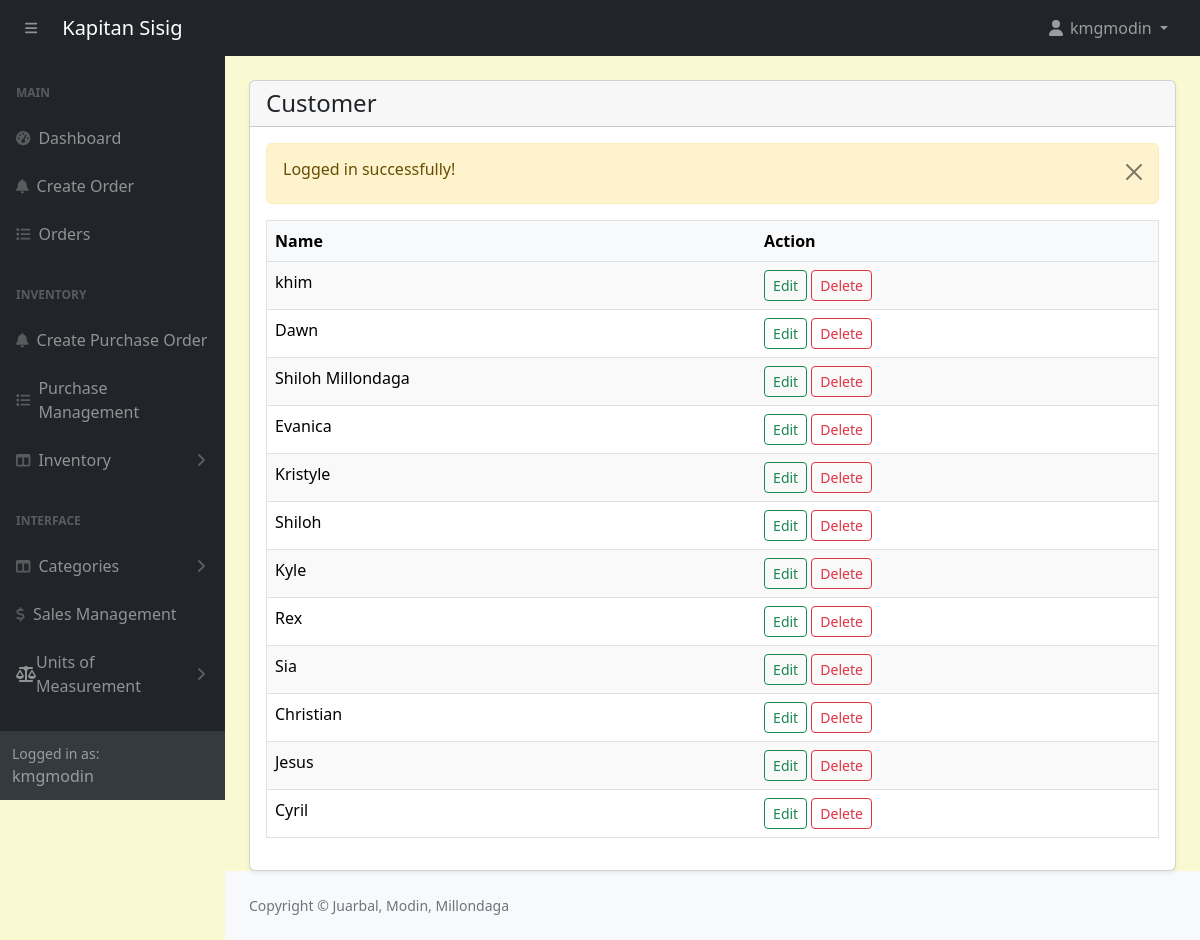
The page /admin/customers.php (signed in) on the database its author committed.
### tables this page shows
CREATE TABLE `customers` (
  `id` int(11) NOT NULL,
  `name` varchar(566) NOT NULL
);

### admin/customers.php (the view, shortened to what this page needs)
<?php include('includes/header.php'); ?>
<div class="container-fluid px-4">
    <div class="card mt-4 shadow-sm">
        <div class="card-header">
            <h4 class="mb-0">Customer
            </h4>
        </div>
        <div class="card-body">
        <?php
            $customers = getAll('customers');
            if(mysqli_num_rows($customers)>0) {
        ?>
            <div class="table-responsive">
                <table class="table" style="width: 100%; margin-bottom: 1rem; color: #000; border: 1px solid #dee2e6;">
                    <thead>
                        <tr style="background-color: #f8f9fa; color: #000;">
                            <th>Name</th>
                            <th>Action</th>
                        </tr>
                    </thead>
                    <tbody>
                        <?php
                        $i = 0;
                        foreach($customers as $item) :
                        $i++;
                        ?>
                        <tr style="background-color: <?= $i % 2 == 0 ? '#fff' : '#f9f9f9'; ?>; border: 1px solid #dee2e6;">
                            <td><?= $item['name'] ?></td>
                            <td>
                                <a href="customer-edit.php?id=<?= $item['id'];?>" class="btn btn-outline-success btn-sm" style="margin: 0; padding: 0.25rem 0.5rem;">Edit</a>
                                <a href="customer-delete.php?id=<?= $item['id'];?>" class="btn btn-outline-danger btn-sm" style="margin: 0; padding: 0.25rem 0.5rem;">Delete</a>
                            </td>
                        </tr>
                        <?php endforeach; ?>
                    </tbody>
                </table>
            </div>
            <?php
                } else {
                    ?>
                        <h4 class="mb-0">No record found.</h4>
                    <?php
                }
                ?>
        </div>
    </div>
</div>
<?php include('includes/footer.php'); ?>

### admin/assets/css/custom.css (style rules this page uses)
body { margin: 0; font-family: system-ui, -apple-system, "Segoe UI", Roboto, "Helvetica Neue", "Noto Sans", "Liberation Sans", Arial, sans-serif; font-size: 1rem; font-weight: 400; line-height: 1.5; color: #212529; text-align: left; background-color: #FAFAD2; -webkit-text-size-adjust: 100%; -webkit-tap-highlight-color: rgba(0, 0, 0, 0); }

### rows shown on the page
customers: name "khim"
customers: name "Dawn"
customers: name "Shiloh Millondaga"
customers: name "Evanica"
customers: name "Kristyle"
customers: name "Shiloh"
customers: name "Kyle"
customers: name "Rex"
customers: name "Sia"
customers: name "Christian"
customers: name "Jesus"
customers: name "Cyril"

### other values the page prints
$_SESSION['loggedInUser']['username'] "kmgmodin"
$_SESSION['message'] "Logged in successfully!"
